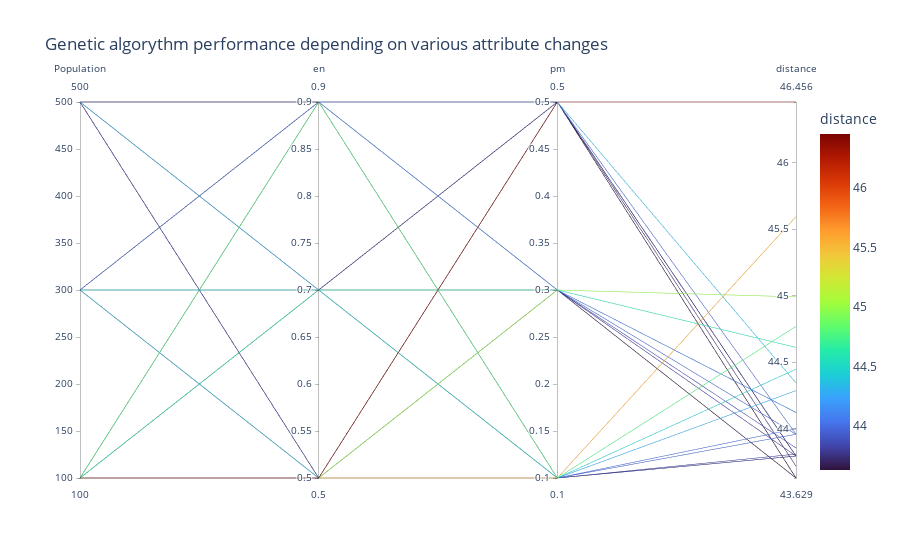

Write notebook code for a chart like this one.
### Code cell
fig = px.parallel_coordinates(df,
                              color="distance",
                              dimensions=['Population', 'en', 'pm','distance'],
                              title="Genetic algorythm performance depending on parameter changes",
                              color_continuous_scale= px.colors.sequential.Turbo,
                              )
fig.write_html('plot.html')
fig.show()

### Figure 1 — Plotly figure (JSON) as saved in the notebook; plotly's stock layout.template omitted (floating-point values rounded to 4 significant figures)
{"data": [{"dimensions": [{"label": "Population", "values": [100, 100, 100, 100, 100, 100, 100, 100, 100, 500, 500, 500, 500, 500, 500, 500, 500, 500, 300, 300, 300, 300, 300, 300, 300, 300, 300]}, {"label": "en", "values": [0.5, 0.5, 0.5, 0.7, 0.7, 0.7, 0.9, 0.9, 0.9, 0.5, 0.5, 0.5, 0.7, 0.7, 0.7, 0.9, 0.9, 0.9, 0.5, 0.5, 0.5, 0.7, 0.7, 0.7, 0.9, 0.9, 0.9]}, {"label": "pm", "values": [0.1, 0.5, 0.3, 0.1, 0.5, 0.3, 0.1, 0.5, 0.3, 0.1, 0.5, 0.3, 0.1, 0.5, 0.3, 0.1, 0.5, 0.3, 0.1, 0.5, 0.3, 0.1, 0.5, 0.3, 0.1, 0.5, 0.3]}, {"label": "distance", "values": [45.59, 46.46, 44.99, 43.96, 43.79, 44.61, 44.77, 43.96, 44.12, 43.81, 43.72, 43.63, 44.29, 43.63, 43.79, 43.79, 43.63, 43.63, 44.0, 44.34, 43.85, 44.45, 43.79, 44.12, 43.79, 43.79, 43.96]}], "domain": {"x": [0, 1], "y": [0, 1]}, "line": {"color": [45.59, 46.46, 44.99, 43.96, 43.79, 44.61, 44.77, 43.96, 44.12, 43.81, 43.72, 43.63, 44.29, 43.63, 43.79, 43.79, 43.63, 43.63, 44.0, 44.34, 43.85, 44.45, 43.79, 44.12, 43.79, 43.79, 43.96], "coloraxis": "coloraxis"}, "name": "", "type": "parcoords"}], "layout": {"coloraxis": {"colorbar": {"title": {"text": "distance"}}, "colorscale": [[0, "#30123b"], [0.07143, "#4145ab"], [0.1429, "#4675ed"], [0.2143, "#39a2fc"], [0.2857, "#1bcfd4"], [0.3571, "#24eca6"], [0.4286, "#61fc6c"], [0.5, "#a4fc3b"], [0.5714, "#d1e834"], [0.6429, "#f3c63a"], [0.7143, "#fe9b2d"], [0.7857, "#f36315"], [0.8571, "#d93806"], [0.9286, "#b11901"], [1, "#7a0402"]]}, "legend": {"tracegroupgap": 0}, "title": {"text": "Genetic algorythm performance depending on various attribute changes"}}}
